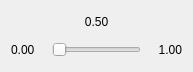
<?xml version="1.0" encoding="UTF-8"?>
<ui version="4.0">
 <class>FloatSlider</class>
 <widget class="QWidget" name="FloatSlider">
  <property name="geometry">
   <rect>
    <x>0</x>
    <y>0</y>
    <width>193</width>
    <height>72</height>
   </rect>
  </property>
  <property name="minimumSize">
   <size>
    <width>0</width>
    <height>72</height>
   </size>
  </property>
  <property name="windowTitle">
   <string>Form</string>
  </property>
  <layout class="QVBoxLayout" name="verticalLayout">
   <item>
    <widget class="QLabel" name="valueLabel">
     <property name="text">
      <string>0.50</string>
     </property>
     <property name="alignment">
      <set>Qt::AlignCenter</set>
     </property>
    </widget>
   </item>
   <item>
    <layout class="QHBoxLayout" name="horizontalLayout">
     <item>
      <widget class="QLabel" name="minimumLabel">
       <property name="minimumSize">
        <size>
         <width>35</width>
         <height>0</height>
        </size>
       </property>
       <property name="text">
        <string>0.00</string>
       </property>
      </widget>
     </item>
     <item>
      <widget class="QSlider" name="slider">
       <property name="orientation">
        <enum>Qt::Horizontal</enum>
       </property>
      </widget>
     </item>
     <item>
      <widget class="QLabel" name="maximumLabel">
       <property name="minimumSize">
        <size>
         <width>35</width>
         <height>0</height>
        </size>
       </property>
       <property name="text">
        <string>1.00</string>
       </property>
       <property name="alignment">
        <set>Qt::AlignRight|Qt::AlignTrailing|Qt::AlignVCenter</set>
       </property>
      </widget>
     </item>
    </layout>
   </item>
  </layout>
 </widget>
 <resources/>
 <connections/>
</ui>
